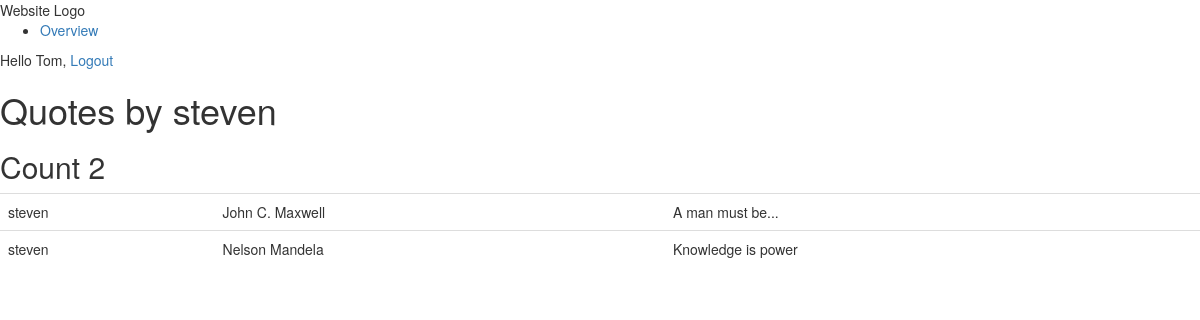
Screenshot of /project/user/2/ (signed in) with the database file from the repository.
### apps/project/models.py (models this page shows, shortened)
class Quote(models.Model):
    user = models.ForeignKey('auth.User')
    quoted_by = models.CharField(max_length=255, validators = [MinLengthValidator(4)])
    quote = models.TextField(validators = [MinLengthValidator(11)])
    created = models.DateTimeField( auto_now_add=True)
    favorites = models.ManyToManyField('auth.User', related_name='favorite_quotes')

### apps/project/views.py (the view)
# urls.py: url(r'^user/(?P<user_id>\d+)/$', views.user_quotes, name='user_quotes')
@login_required
def user_quotes(request, user_id):
	user = get_object_or_404(User, id=user_id)
	quotes = Quote.objects.filter(user=user)
	return render(request, "project/user_quotes.html", {'quotes':quotes, 'user':user})

### apps/project/templates/project/user_quotes.html (shortened to what this page needs)
{% extends "base.html" %}
{% block content %}
	<h1>Quotes by {{ user }}</h1>
	<h2> Count {{ quotes|length }}</h2>
	<table class="table">
 	{% for quote in quotes %}
 <tr>
 <td>{{quote.user}} </td>
 <td>{{quote.quoted_by}}</td>
 <td>{{quote.quote}}</td>
  </tr>
 {% endfor %}
 </table>
{% endblock %}

### apps/account/templates/base.html (shortened to what this page needs)
{% load staticfiles %}
<!DOCTYPE html>
<html>
	<head>
		<link href="{% static "css/base.css" %}" rel="stylesheet">
		<link rel="stylesheet" href="//maxcdn.bootstrapcdn.com/bootstrap/3.2.0/css/bootstrap.min.css">
		<link rel="stylesheet" href="//maxcdn.bootstrapcdn.com/bootstrap/3.2.0/css/bootstrap-theme.min.css">
	</head>
	<body>
		<div id="header">
			<span class="logo">Website Logo</span>
			{% if request.user.is_authenticated %}
				<ul class="menu">
					<li>
						<a href="{% url 'overview' %}">Overview</a>
					</li>
				</ul>
			{% endif %}
			<span class="user">
			{% if request.user.is_authenticated %}
				Hello {{ request.user }},
				<a href="{% url "logout" %}">Logout</a>
			{% else %}
				<a href="{% url "login" %}">Log-in</a>
			{% endif %}
			</span>
		</div>
		<div id="content">
			{% block content %}
			{% endblock %}
		</div>
		</body>
		</html>

### rows the page displays
Quote: user "steven", quoted_by "John C. Maxwell", quote "A man must be..."
Quote: user "steven", quoted_by "Nelson Mandela", quote "Knowledge is power"

### other values shown
{{ request.user }} "Tom"
{{ user }} "steven"
{{ quotes|length }} "2"
